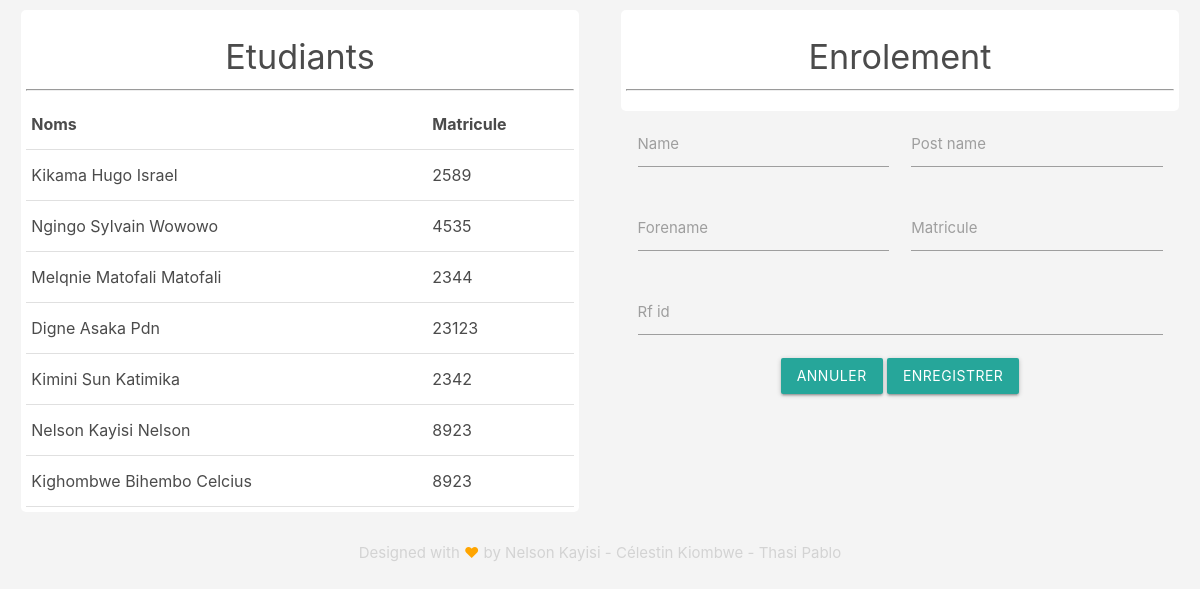
Page /enrolement on the committed database.
### student/models.py (models this page shows, shortened)
class Student(models.Model):
    name = models.CharField(max_length=200)
    post_name = models.CharField(max_length=200)
    forename = models.CharField(max_length=200)
    matricule = models.CharField(max_length=30)
    rf_id = models.CharField(max_length=200)
    @property
    def fullname(self):
        return f'{self.name} {self.post_name} {self.forename}'

### dashboard/views.py (the view)
# urls.py: path('enrolement', views.enrolement, name='enrolement'),
def enrolement(request):
    form = StudentForm()
    if request.method == 'POST':
        form = StudentForm(request.POST)
        if form.is_valid():
            form.save()
        return redirect('dashboard:enrolement')
    else:
        students = Student.objects.filter().order_by('-id')[:20]
        context = {
            'form':form,
            'students': students
        }
        return render(request, 'dashboard/pages/enrolement.html', context)

### student/forms.py
class StudentForm(ModelForm):
    class Meta:
        model = Student
        fields = '__all__'

### dashboard/templates/dashboard/pages/enrolement.html (shortened to what this page needs)
{% extends 'dashboard/layouts/_base.html' %}
{% block content %}
    <div class="">
        <div class="row">
            <div class="col s12 m6">
                <div class="st-list">
                    <h4>Etudiants</h4>
                    <hr>
                    <table class="table">
                        <tr>
                            <th>Noms</th>
                            <th>Matricule</th>
                        </tr>
                        {% for student in students %}
                            <tr>
                                <td>{{ student.fullname }}</td>
                                <td>{{ student.matricule }}</td>
                            </tr>
                        {% endfor %}
                    </table>
                </div>
            </div>
            <div class="col s12 m6">
                <div class="reg-form">
                    <h4> Enrolement </h4>
                    <hr>
                    <div>
                        <form method="POST">
                            {% for field in form %}
                                <div class="input-field col s12 m6">
                                    {{field}}
                                    <label>{{field.label}}</label>
                                </div>
                            {% endfor %}
                            <div class="col s12">
                                <a href="{% url 'dashboard:supervisor' %}" class="btn btn-warning">Annuler</a>
                                <button type="submit" class="btn btn-info">Enregistrer</button>
                            </div>
                        </form>
                    </div>
                </div>
            </div>
        </div>
    </div>
{% endblock content %}

### dashboard/static/dashboard/css/app.css (style rules this page uses)
body { background-color: #f4f4f4; color: #4b4b4b; }
.st-list, .reg-form { background-color: white; text-align: center; border-radius: 5px; margin: 10px; padding: 5px; }

### rows in the picture
Student: fullname "Kikama Hugo Israel", matricule "2589"
Student: fullname "Ngingo Sylvain Wowowo", matricule "4535"
Student: fullname "Melqnie Matofali Matofali", matricule "2344"
Student: fullname "Digne Asaka Pdn", matricule "23123"
Student: fullname "Kimini Sun Katimika", matricule "2342"
Student: fullname "Nelson Kayisi Nelson", matricule "8923"
Student: fullname "Kighombwe Bihembo Celcius", matricule "8923"

### other values in the picture
{{ field.label }} "Name" "Post name" "Forename" "Matricule" "Rf id"
